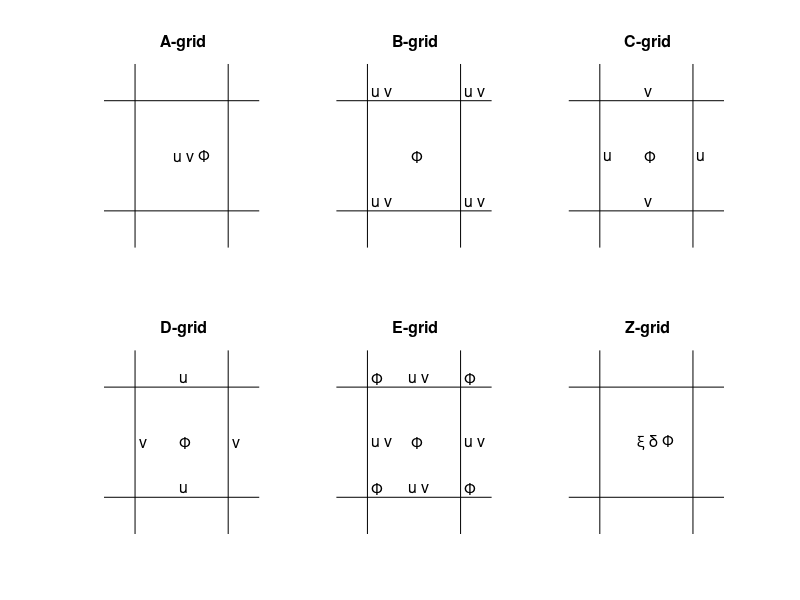

The MATLAB source for this figure:
% To plot schematics of A-E and Z grids



subplot(2,3,1)

x = [0.2 0.2];
y = [0 1];
plot(x,y,'k')
axis off
hold on
x = [0.8 0.8];
y = [0 1];
plot(x,y,'k')
x = [0 1];
y = [0.2 0.2];
plot(x,y,'k')
x = [0 1];
y = [0.8 0.8];
plot(x,y,'k')
text(0.42,0.5,'\fontsize{16} u v \Phi')
title('\fontsize{16} A-grid')
hold off

subplot(2,3,2)

x = [0.2 0.2];
y = [0 1];
plot(x,y,'k')
axis off
hold on
x = [0.8 0.8];
y = [0 1];
plot(x,y,'k')
x = [0 1];
y = [0.2 0.2];
plot(x,y,'k')
x = [0 1];
y = [0.8 0.8];
plot(x,y,'k')

  text(0.46,0.5,'\fontsize{16} \Phi')
  text(0.2,0.85,'\fontsize{16} u v')
  text(0.8,0.85,'\fontsize{16} u v')
  text(0.2,0.25,'\fontsize{16} u v')
  text(0.8,0.25,'\fontsize{16} u v')
  title('\fontsize{16} B-grid')
  hold off

subplot(2,3,3)

x = [0.2 0.2];
y = [0 1];
plot(x,y,'k')
axis off
hold on
x = [0.8 0.8];
y = [0 1];
plot(x,y,'k')
x = [0 1];
y = [0.2 0.2];
plot(x,y,'k')
x = [0 1];
y = [0.8 0.8];
plot(x,y,'k')

  text(0.46,0.5,'\fontsize{16} \Phi')
  text(0.2,0.5,'\fontsize{16} u')
  text(0.8,0.5,'\fontsize{16} u')
  text(0.46,0.25,'\fontsize{16} v')
  text(0.46,0.85,'\fontsize{16} v')
  title('\fontsize{16} C-grid')
hold off
  
subplot(2,3,4)

x = [0.2 0.2];
y = [0 1];
plot(x,y,'k')
axis off
hold on
x = [0.8 0.8];
y = [0 1];
plot(x,y,'k')
x = [0 1];
y = [0.2 0.2];
plot(x,y,'k')
x = [0 1];
y = [0.8 0.8];
plot(x,y,'k')

  text(0.46,0.5,'\fontsize{16} \Phi')
  text(0.2,0.5,'\fontsize{16} v')
  text(0.8,0.5,'\fontsize{16} v')
  text(0.46,0.25,'\fontsize{16} u')
  text(0.46,0.85,'\fontsize{16} u')
  title('\fontsize{16} D-grid')
  hold off

subplot(2,3,5)

x = [0.2 0.2];
y = [0 1];
plot(x,y,'k')
axis off
hold on
x = [0.8 0.8];
y = [0 1];
plot(x,y,'k')
x = [0 1];
y = [0.2 0.2];
plot(x,y,'k')
x = [0 1];
y = [0.8 0.8];
plot(x,y,'k')

  text(0.46,0.5,'\fontsize{16} \Phi')
  text(0.2,0.85,'\fontsize{16} \Phi')
  text(0.8,0.85,'\fontsize{16} \Phi')
  text(0.2,0.25,'\fontsize{16} \Phi')
  text(0.8,0.25,'\fontsize{16} \Phi')
  text(0.2,0.5,'\fontsize{16} u v')
  text(0.8,0.5,'\fontsize{16} u v')
  text(0.44,0.25,'\fontsize{16} u v')
  text(0.44,0.85,'\fontsize{16} u v')
  title('\fontsize{16} E-grid')
  hold off
  
subplot(2,3,6)

x = [0.2 0.2];
y = [0 1];
plot(x,y,'k')
axis off
hold on
x = [0.8 0.8];
y = [0 1];
plot(x,y,'k')
x = [0 1];
y = [0.2 0.2];
plot(x,y,'k')
x = [0 1];
y = [0.8 0.8];
plot(x,y,'k')

  text(0.42,0.5,'\fontsize{16} \xi \delta \Phi')
  title('\fontsize{16} Z-grid')
  hold off






hold off